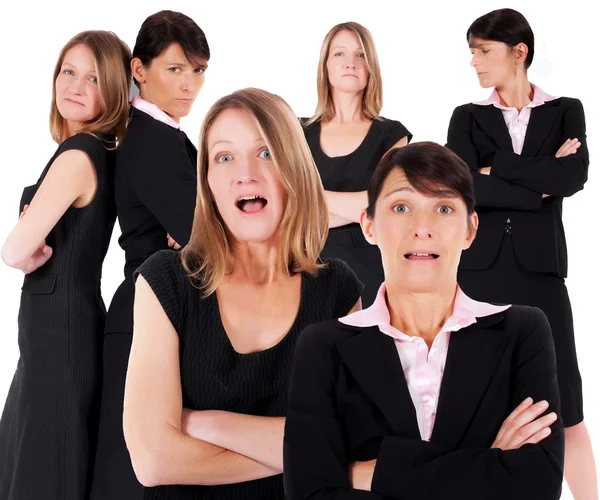
#> input picture images/multi.jpg, 600 x 500 px
$ python main.py
#> lines starting #> are read from the running program, lines starting #| are printed output that depends on the picture; after the words box and inside, x2 and y2 are one past the last pixel; in counts of white or black regions, pixels touching at a corner belong together
import cv2
#trained dataset
train=cv2.CascadeClassifier('haarcascade_frontalface_default.xml')


#read image'
img=cv2.imread('images/multi.jpg')
#> img is the input picture: shape (500, 600, 3); mean B, G, R 108.6, 112, 129.8

#convert into grayscale
gray=cv2.cvtColor(img,cv2.COLOR_BGR2GRAY)
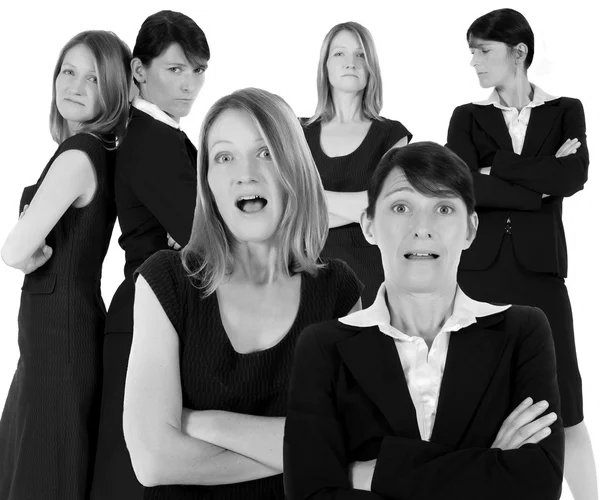
#> gray: shape (500, 600); min 0, max 255, mean 117
faces=train.detectMultiScale(gray)
#> faces = [[322, 35, 54, 54], [50, 54, 59, 59], [197, 121, 95, 95], [365, 168, 118, 118]]
for x,y,w,h in faces:
    cv2.rectangle(img,(x,y),(x+w,y+h),(225,255,0),2)
#> this loop made 4 passes
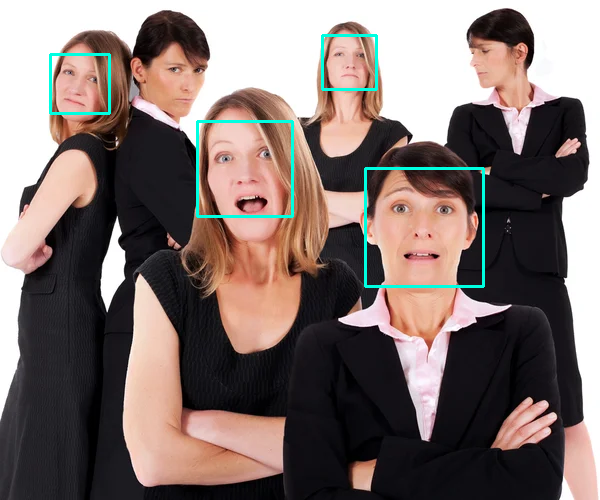
#> img: shape (500, 600, 3); 1.3% of pixels changed, all inside (x1, y1, x2, y2) = (49, 34, 485, 288)
print(faces)
#| [[322  35  54  54]
#|  [ 50  54  59  59]
#|  [197 121  95  95]
#|  [365 168 118 118]]
cv2.imshow('mani',img)
# cv2.imshow('gray',gray)
cv2.waitKey()

$ run again, with images/fac.jpg copied over images/multi.jpg
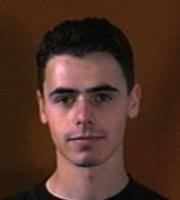
#> input picture images/fac.jpg, 180 x 200 px
#> img is the input picture: shape (200, 180, 3); mean B, G, R 39.1, 50.6, 80.4
#> `gray=cv2.cvtColor(img,cv2.COLOR_BGR2GRAY)`:
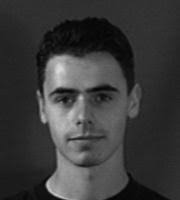
#> gray: shape (200, 180); min 0, max 219, mean 58.2
#> faces = [[29, 57, 107, 107]]
#> the loop `for x,y,w,h in faces:` made 1 pass
#> after the loop `for x,y,w,h in faces:`:
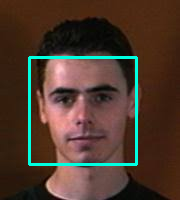
#> img: shape (200, 180, 3); 3.56% of pixels changed, all inside (x1, y1, x2, y2) = (28, 56, 138, 166)
#| [[ 29  57 107 107]]

$ run again, with images/face.jpg copied over images/multi.jpg
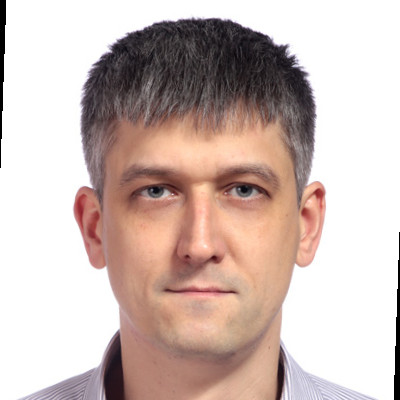
#> input picture images/face.jpg, 400 x 400 px
#> img is the input picture: shape (400, 400, 3); mean B, G, R 181.2, 187.1, 205.6
#> `gray=cv2.cvtColor(img,cv2.COLOR_BGR2GRAY)`:
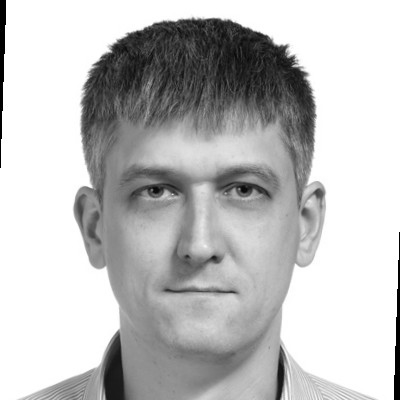
#> gray: shape (400, 400); min 0, max 255, mean 191.9
#> faces = [[74, 93, 254, 254]]
#> the loop `for x,y,w,h in faces:` made 1 pass
#> after the loop `for x,y,w,h in faces:`:
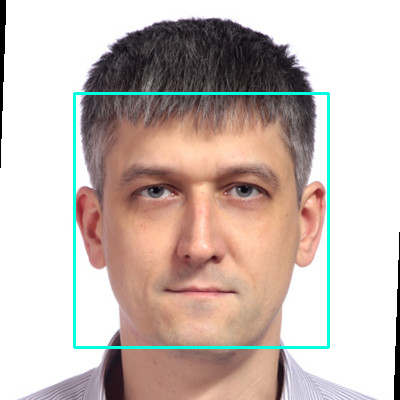
#> img: shape (400, 400, 3); 1.9% of pixels changed, all inside (x1, y1, x2, y2) = (73, 92, 330, 349)
#| [[ 74  93 254 254]]
